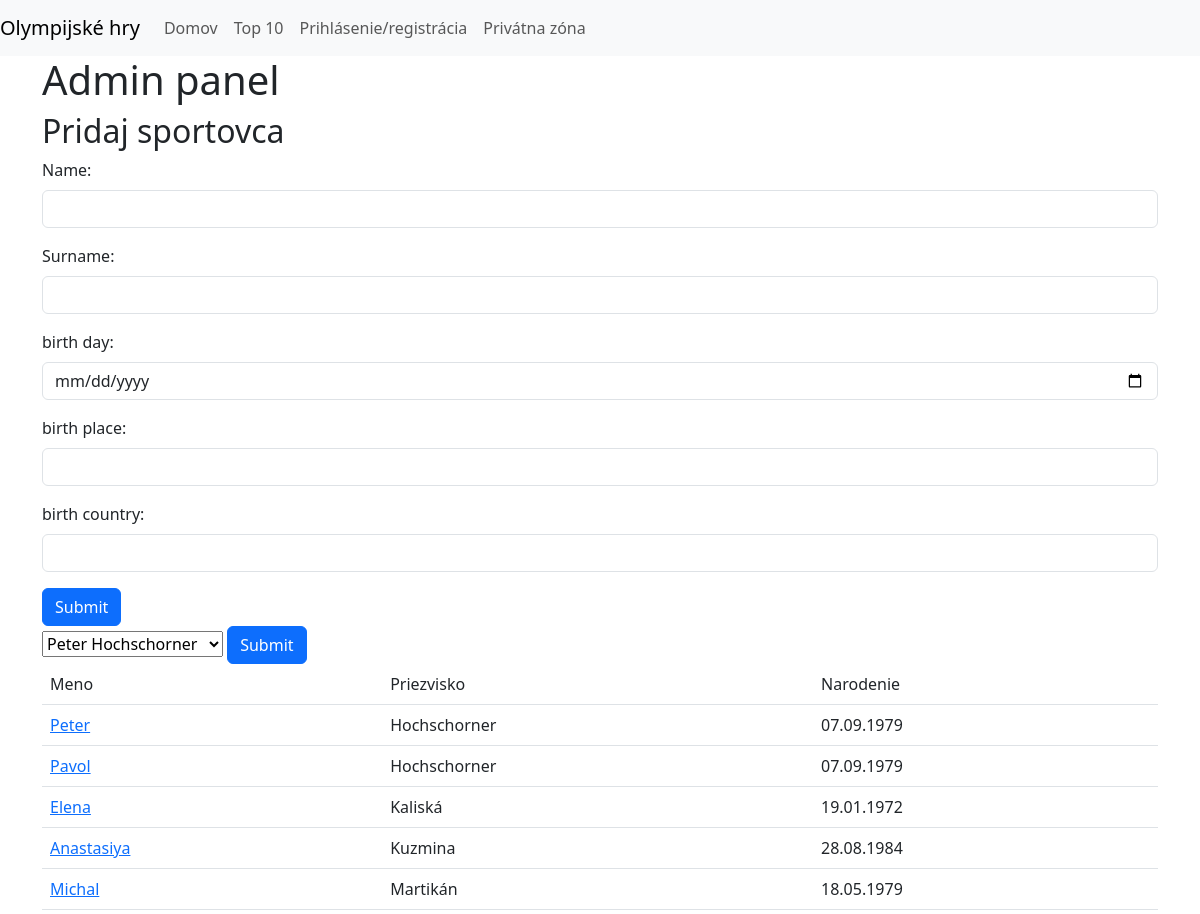
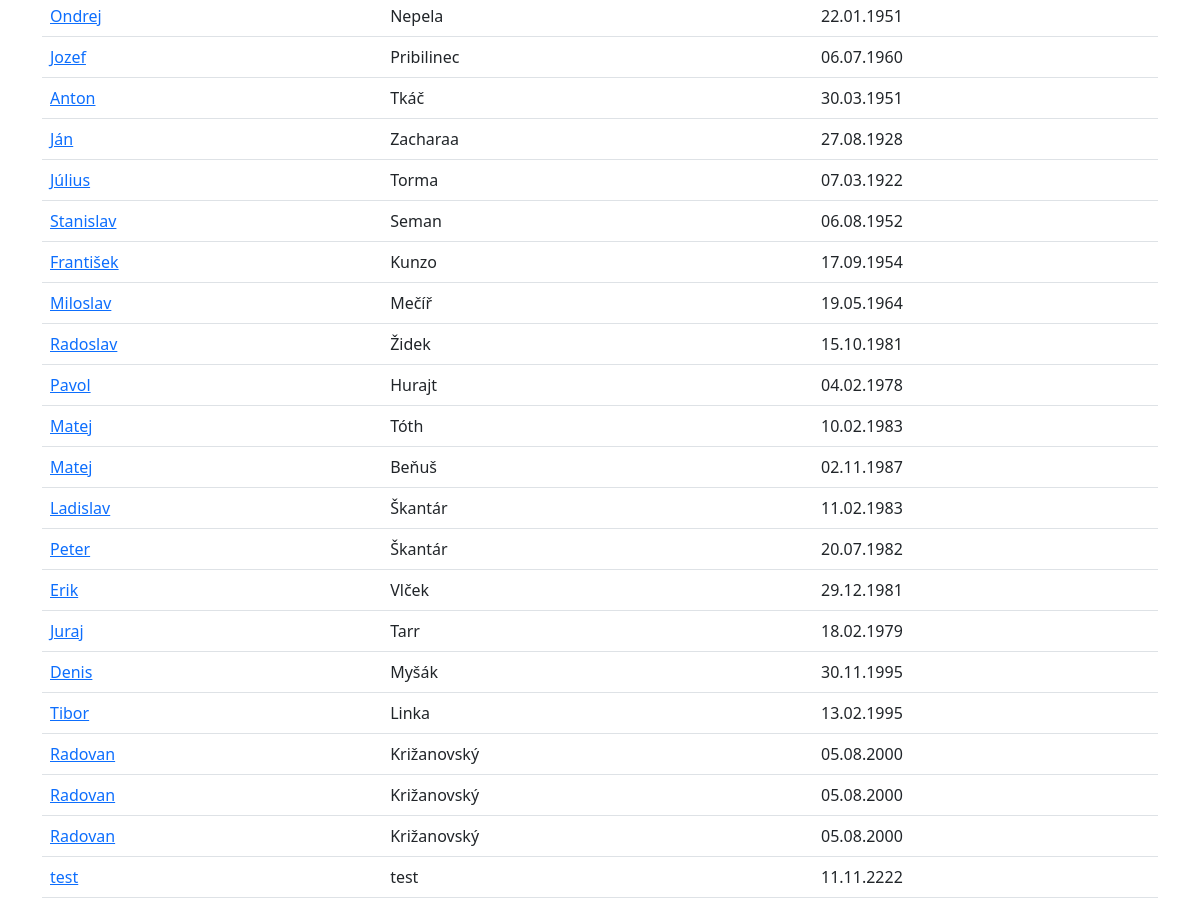
/admin.php (signed in), run on the app's committed database (2 pictures, top to bottom).
### tables this page shows
CREATE TABLE `person` (
  `id` int UNSIGNED NOT NULL,
  `name` varchar(100) NOT NULL,
  `surname` varchar(100) NOT NULL,
  `birth_day` date NOT NULL,
  `birth_place` varchar(100) NOT NULL,
  `birth_country` varchar(100) NOT NULL,
  `death_day` date DEFAULT NULL,
  `death_place` varchar(100) DEFAULT NULL,
  `death_country` varchar(100) DEFAULT NULL
);

### admin.php (the view, shortened to what this page needs)
<?php
require_once('config.php');
try {
    $db = new PDO("mysql:host=$hostname;dbname=$dbname", $username, $password);
    $db->setAttribute(PDO::ATTR_ERRMODE, PDO::ERRMODE_EXCEPTION);
    $query = "SELECT * FROM person";
    $stmt = $db->query($query);
    $persons = $stmt->fetchAll(PDO::FETCH_ASSOC);
} catch (PDOException $e) {
    echo $e->getMessage();
}
?>
<!DOCTYPE html>
<html lang="en">
<head>
    <link rel="stylesheet" href="https://unpkg.com/@picocss/pico@1.*/css/pico.min.css">
    <link href="https://cdn.jsdelivr.net/npm/bootstrap@5.3.0-alpha1/dist/css/bootstrap.min.css" rel="stylesheet"
>
</head>
<body>
    <nav class="navbar navbar-expand-lg navbar-light bg-light">
        <a class="navbar-brand" href="#">Olympijské hry</a>
        <div class="collapse navbar-collapse" id="navbarNav">
            <ul class="navbar-nav">
                <li class="nav-item active">
                    <a class="nav-link" href="index.php">Domov <span class="sr-only"></span></a>
                </li>
                <li class="nav-item">
                    <a class="nav-link" href="topTen.php">Top 10</a>
                </li>
                <li class="nav-item">
                    <a class="nav-link" href="allRegAndLogins.php">Prihlásenie/registrácia</a>
                </li>
                <li class="nav-item">
                    <a class="nav-link" href="restricted.php">Privátna zóna</a>
                </li>
            </ul>
        </div>
    </nav>
    <div class="container-md">
        <h1>Admin panel</h1>
        <h2>Pridaj sportovca</h2>
        <form action="#" method="post">
            <div class="mb-3">
                <label for="InputName" class="form-label">Name:</label>
                <input type="text" name="name" class="form-control" id="InputName" required>
            </div>
            <div class="mb-3">
                <label for="InputSurname" class="form-label">Surname:</label>
                <input type="text" name="surname" class="form-control" id="InputSurname" required>
            </div>
            <div class="mb-3">
                <label for="InputDate" class="form-label">birth day:</label>
                <input type="date" name="birth_day" class="form-control" id="InputDate" required>
            </div>
            <div class="mb-3">
                <label for="InputbrPlace" class="form-label">birth place:</label>
                <input type="text" name="birth_place" class="form-control" id="InputBrPlace" required>
            </div>
            <div class="mb-3">
                <label for="InputBrCountry" class="form-label">birth country:</label>
                <input type="text" name="birth_country" class="form-control" id="InputBrCountry" required>
            </div>
            <button type="submit" class="btn btn-primary">Submit</button>
        </form>
        <form action="#" method="post">
            <select name="person_id">
                <?php
                foreach ($persons as $person) {
                    echo '<option value="' . $person['id'] . '">' . $person['name'] . ' ' . $person['surname'] . '</option>';
                }
                ?>
            </select>
            <button type="submit" class="btn btn-primary">Submit</button>
        </form>
        <table class="table">
            <thead>
                <tr>
                    <td>Meno</td>
                    <td>Priezvisko</td>
                    <td>Narodenie</td>
                </tr>
            </thead>
            <tbody>
                <?php
                foreach ($persons as $person) {
                    $date = new DateTimeImmutable($person["birth_day"]);
                    echo "<tr><td><a href='editPerson.php?id=" . $person["id"] . "'>" . $person["name"] . "</a></td><td>" . $person["surname"] . "</td><td>" . $date->format("d.m.Y") . "</td></tr>";
                }
                ?>
            </tbody>
        </table>
    </div>
</body>
</html>

### data on the page
person: name "Peter", surname "Hochschorner", birth_day "07.09.1979"
person: name "Pavol", surname "Hochschorner", birth_day "07.09.1979"
person: name "Elena", surname "Kaliská", birth_day "19.01.1972"
person: name "Anastasiya", surname "Kuzmina", birth_day "28.08.1984"
person: name "Michal", surname "Martikán", birth_day "18.05.1979"
person: name "Ondrej", surname "Nepela", birth_day "22.01.1951"
person: name "Jozef", surname "Pribilinec", birth_day "06.07.1960"
person: name "Anton", surname "Tkáč", birth_day "30.03.1951"
person: name "Ján", surname "Zacharaa", birth_day "27.08.1928"
person: name "Július", surname "Torma", birth_day "07.03.1922"
person: name "Stanislav", surname "Seman", birth_day "06.08.1952"
person: name "František", surname "Kunzo", birth_day "17.09.1954"
person: name "Miloslav", surname "Mečíř", birth_day "19.05.1964"
person: name "Radoslav", surname "Židek", birth_day "15.10.1981"
person: name "Pavol", surname "Hurajt", birth_day "04.02.1978"
person: name "Matej", surname "Tóth", birth_day "10.02.1983"
person: name "Matej", surname "Beňuš", birth_day "02.11.1987"
person: name "Ladislav", surname "Škantár", birth_day "11.02.1983"
person: name "Peter", surname "Škantár", birth_day "20.07.1982"
person: name "Erik", surname "Vlček", birth_day "29.12.1981"
person: name "Juraj", surname "Tarr", birth_day "18.02.1979"
person: name "Denis", surname "Myšák", birth_day "30.11.1995"
person: name "Tibor", surname "Linka", birth_day "13.02.1995"
person: name "Radovan", surname "Križanovský", birth_day "05.08.2000"
person: name "Radovan", surname "Križanovský", birth_day "05.08.2000"
person: name "Radovan", surname "Križanovský", birth_day "05.08.2000"
person: name "test", surname "test", birth_day "11.11.2222"

### other printed values
form field person_id "Peter Hochschorner"
